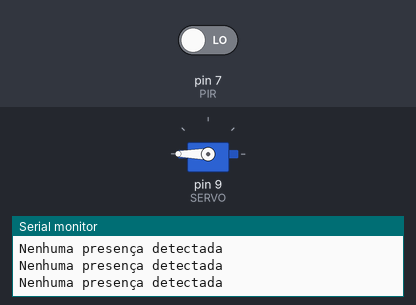
Recording of a sketch running on a simulated Arduino Uno, built with avr-gcc and run on an emulated ATmega328P. Shown: servo, the last lines printed to the serial monitor. The inputs (shaded band) are chosen by the test bench; at power-on: pin 7 (PIR) LOW.

Above: at 2.8 s.
2.9 s: pin 7 (PIR) driven HIGH
At 3.75 s:
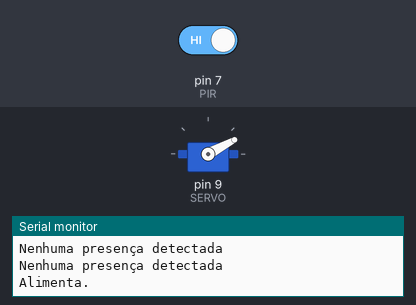
At 10.2 s:
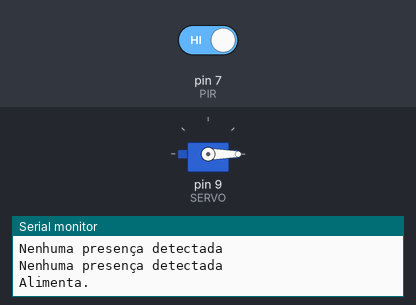
Timing chart, 0 to 12.4 s (numbered marks = the images above; inputs shaded):
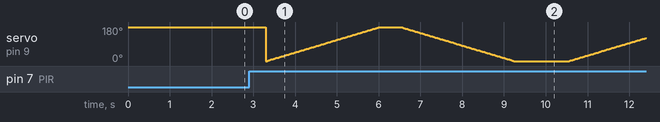

The sketch:

pet.ino
```cpp
#include <Servo.h>

#define PIR 7
#define SERVO 9
#define INTERVAL 1000

Servo servo;

int pos;
int movimento = 0;
long previousMillis = 0;

void abre() {
  delay(300);
    for (pos = 0; pos < 180; pos++) {
      servo.write(pos);
      delay(15);
    }
  delay(500);
  fecha();
}

void fecha() {
  for (pos = 180; pos >= 0; pos--) {
      servo.write(pos);
      delay(15);
  }
}

boolean feedTime() {
  unsigned long currentMillis = millis();

  if (currentMillis - previousMillis >= INTERVAL) {
    previousMillis = currentMillis;
    return true;
  }
  else {
    return false;
  }
}

void setup() {
  pinMode(PIR, INPUT);
  servo.attach(SERVO);
  servo.write(180);
  Serial.begin(9600);
}

void loop() {
  if (digitalRead(PIR) == HIGH) {
    Serial.println("Alimenta.");
    abre();
  }
  else {
    Serial.println("Nenhuma presença detectada");
  }
  delay(1000);
}
```
